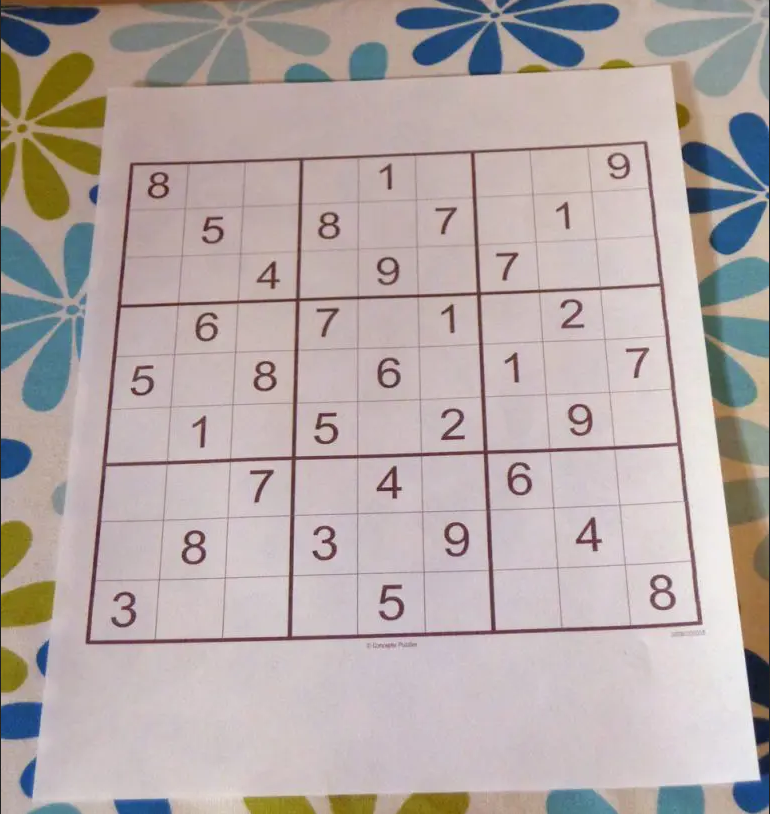
#> input picture sudoku-solver/sudoku_test.jpg.png, 770 x 814 px, found by its file name
$ python puzzle.py
#> lines starting #> are read from the running program, lines starting #| are printed output that depends on the picture; after the words box and inside, x2 and y2 are one past the last pixel; in counts of white or black regions, pixels touching at a corner belong together
#%% Script to find the sudoku board and extract digits from the board.

# Imports
import numpy as np
import cv2
import imutils
from imutils.perspective import four_point_transform
from skimage.segmentation import clear_border

# Logs
import logging as log
log.basicConfig(level=log.INFO,
                format='[%(filename)s:%(lineno)s] %(message)s',
                datefmt="%I:%M:%S %p")

#%% Sudoku board finder
# [76 lines left out: function find_puzzle, not called in this run]


#%% Extract the digits from the puzzle
def extract_digits(cell, debug=False):
    """
    :param cell: Numpy Array. Representation of the cell
    :param debug: Bool. Shows the images of the process and logs.

    This functions read a cell from the sudoku puzzle and extract the
    number in it. If there's no number, it returns a 0, else, return the number.
    """
    # Apply automatic thresholding (Otsu) to the cell and then clear any connected
    # borders that touch the border of the cell
    thresh = cv2.threshold(cell, 0, 255, cv2.THRESH_BINARY_INV | cv2.THRESH_OTSU)[1]
    thresh = clear_border(thresh) # This function comes from skimage.segmentation package.

    # If debug mode is on, show the image
    if debug:
        cv2.imshow("Cell Threshold", thresh)
        cv2.waitKey(0)

    # Find the contours in the thresholded image
    cnts = cv2.findContours(thresh.copy(), cv2.RETR_EXTERNAL, cv2.CHAIN_APPROX_SIMPLE)
    cnts = imutils.grab_contours(cnts)

    # If there's no contour, is an empty cell, so, return 0.
    if len(cnts) == 0:
        return None

    # Else, find the largest contour in the cell and create a mask
    # for the contour.
    c = max(cnts, key=cv2.contourArea)
    mask = np.zeros(thresh.shape, dtype="uint8") # empty mask
    cv2.drawContours(mask, [c], -1, 255, -1)

    # Compute the percentage of masked pixels relative to the total
    # area of the image. I.e. how much of the cell is filled up with white pixels.
    # We are looking for white digits.
    (h, w) = thresh.shape
    percentFilled = cv2.countNonZero(mask) / (w * h) # Number of Non-zero pixels / Total pixels

    # If the percentage of masked pixels is less than 0.03, then there are noise and can ignore
    # the contour.
    if percentFilled < 0.03:
        return None

    # Apply the mask to the thresholded cell
    digit = cv2.bitwise_and(thresh, thresh, mask=mask)

    # Check if debug mode is on and if so, show the image
    if debug:
        cv2.imshow("Digit", digit)
        cv2.waitKey(0)

    # Finally, return the digit
    cv2.destroyAllWindows()
    return digit


#%% Debugging
if __name__ == '__main__':

    log.info('[INFO] Testing the puzzle finder')

    # Load the image
    image = cv2.imread('D:\Programacion\ComputerVision\sudoku-solver\sudoku_test.jpg.png')
#> image is the input picture: shape (814, 770, 3); mean B, G, R 167.3, 169, 180.3

    # Find the puzzle
    # (_, _) = find_puzzle(image, debug=True)

    # Test extract the digits (OCR)
    # We have images with digits, so, we can test the function.

    import matplotlib.pyplot as plt
    ax, fig = plt.subplots(3, 3, figsize=(10, 10))

    for i in range(1, 10):
        cell = cv2.imread('../../cell_' + str(i) + '.png')
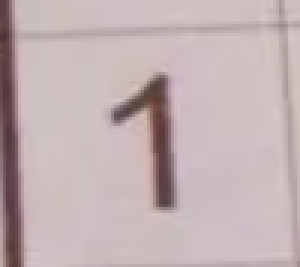
#> input picture sudoku-solver/cell_1.png, 100 x 89 px (shown 3 times larger)
#> cell is the input picture: shape (89, 100, 3); mean B, G, R 178.6, 176.9, 194.5
        cell = cv2.cvtColor(cell, cv2.COLOR_BGR2GRAY)
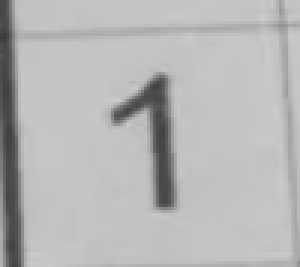
#> cell: shape (89, 100) (shown 3 times larger); min 58, max 204, mean 182.4
        cell = extract_digits(cell, debug=True)
#> in extract_digits, `thresh = cv2.threshold(cell, 0, 255, cv2.THRESH_BINARY_INV | cv2.THRES..`:
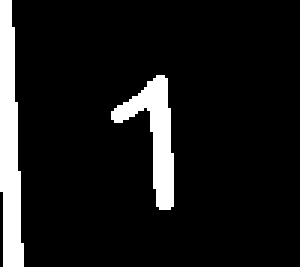
#> thresh: shape (89, 100) (shown 3 times larger); 9.8% white; 2 white regions, box (x1, y1, x2, y2) and area: (0, 0, 8, 89) 506, (37, 25, 58, 70) 365
#> in extract_digits, `thresh = clear_border(thresh)`:
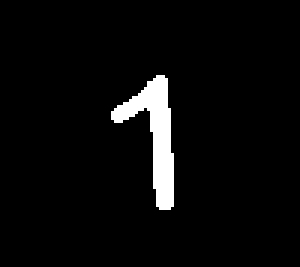
#> thresh: shape (89, 100) (shown 3 times larger); 4.1% white; 1 white region
#> in extract_digits, `cnts = cv2.findContours(thresh.copy(), cv2.RETR_EXTERNAL, cv2.CHAIN_AP..`: cnts = 1 contour; box (x1, y1, x2, y2) and area: (37, 25, 58, 70) 308
#> in extract_digits, `c = max(cnts, key=cv2.contourArea)`: c = contour of 36 points, box (x1, y1, x2, y2) (37, 25, 58, 70), area 308
#> in extract_digits, `percentFilled = cv2.countNonZero(mask) / (w * h)`: percentFilled = 0.041

        plt.subplot(3, 3, i)
        plt.imshow(cell, cmap='gray')
        plt.xticks([]), plt.yticks([])
        plt.title('Cell ' + str(i))
#> pass 2 of the loop `for i in range(1, 10):`:
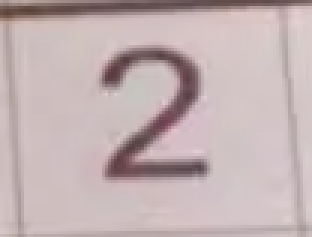
#> input picture sudoku-solver/cell_2.png, 104 x 79 px (shown 3 times larger)
#> cell is the input picture: shape (79, 104, 3); mean B, G, R 178.5, 177.4, 194.4
#> cell: shape (79, 104)
#> in extract_digits (call 2), `thresh = cv2.threshold(cell, 0, 255, cv2.THRESH_BINARY_INV | cv2.THRES..`:
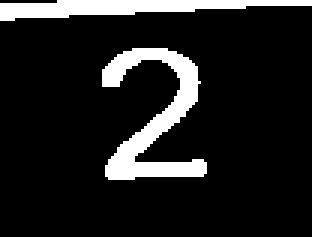
#> thresh: shape (79, 104) (shown 3 times larger); 12.4% white; 2 white regions, box (x1, y1, x2, y2) and area: (34, 16, 69, 60) 613, (0, 0, 104, 7) 409
#> in extract_digits (call 2), `thresh = clear_border(thresh)`:
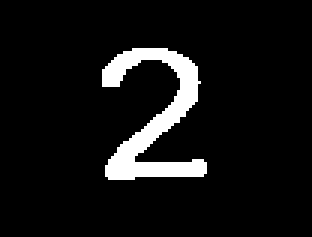
#> thresh: shape (79, 104) (shown 3 times larger); 7.5% white; 1 white region
#> cnts = 1 contour; box (x1, y1, x2, y2) and area: (34, 16, 69, 60) 514
#> c = contour of 75 points, box (x1, y1, x2, y2) (34, 16, 69, 60), area 514
#> percentFilled = 0.0746
#> pass 3 of the loop `for i in range(1, 10):`:
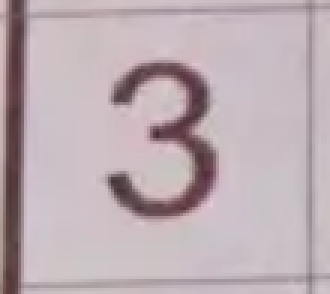
#> input picture sudoku-solver/cell_3.png, 110 x 98 px (shown 3 times larger)
#> cell is the input picture: shape (98, 110, 3); mean B, G, R 178.9, 173.2, 188.2
#> cell: shape (98, 110)
#> in extract_digits (call 3), `thresh = cv2.threshold(cell, 0, 255, cv2.THRESH_BINARY_INV | cv2.THRES..`:
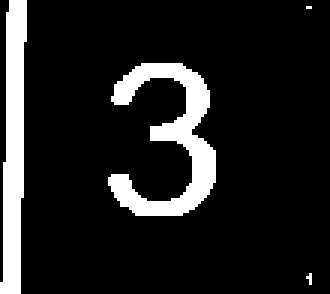
#> thresh: shape (98, 110) (shown 3 times larger); 12.5% white; 4 white regions (2 under 20 px), largest, box (x1, y1, x2, y2) and area: (36, 21, 72, 72) 729, (0, 0, 9, 98) 614
#> in extract_digits (call 3), `thresh = clear_border(thresh)`:
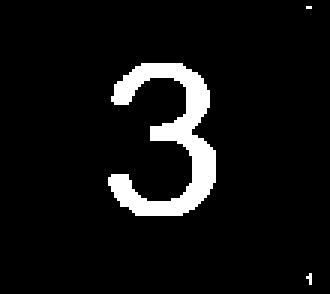
#> thresh: shape (98, 110) (shown 3 times larger); 6.8% white; 3 white regions (2 under 20 px)
#> cnts = 3 contours, 2 with area under 20; largest, box (x1, y1, x2, y2) and area: (36, 21, 72, 72) 618
#> c = contour of 95 points, box (x1, y1, x2, y2) (36, 21, 72, 72), area 618
#> mask: shape (98, 110); 6.8% white; 1 white region, box (x1, y1, x2, y2) and area: (36, 21, 72, 72) 729
#> percentFilled = 0.0676
#> (the run stopped early here; a loop or call above may not have finished)
